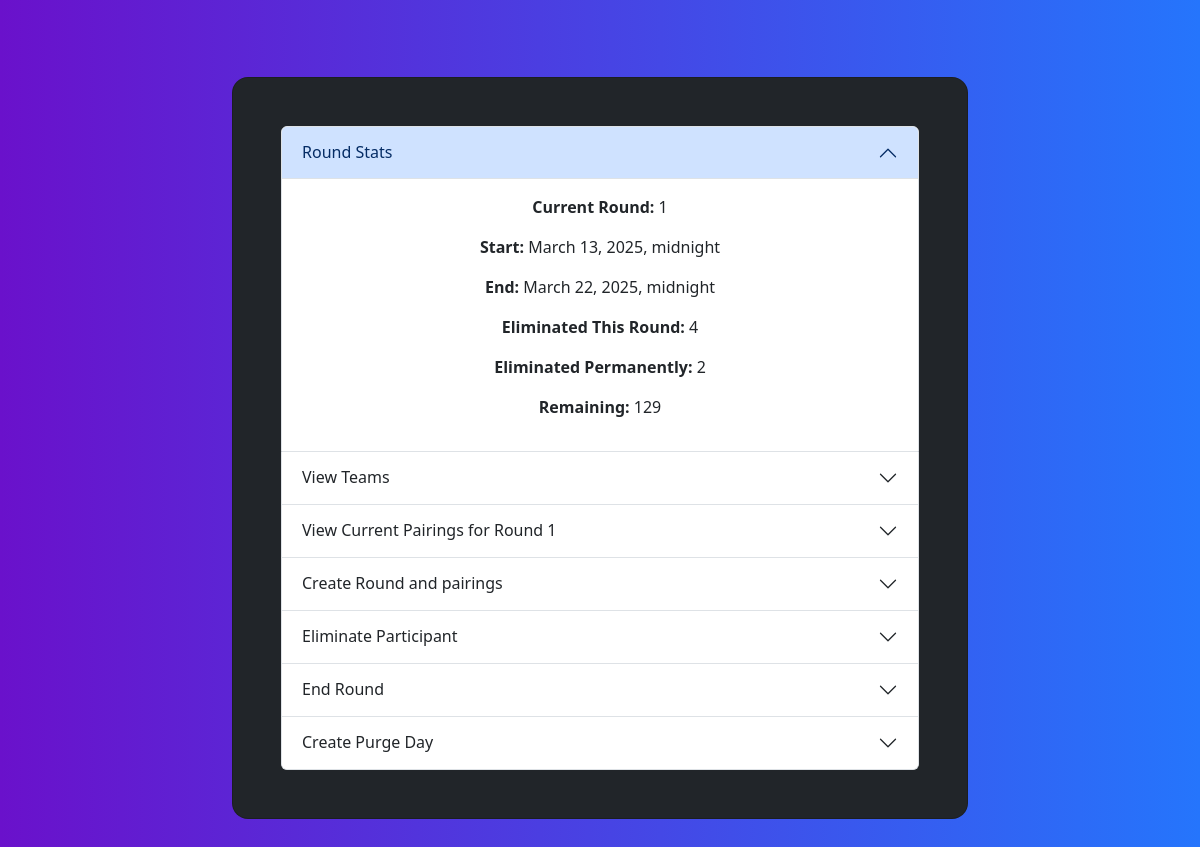
Before: /admin-control (signed in) with the older database file.
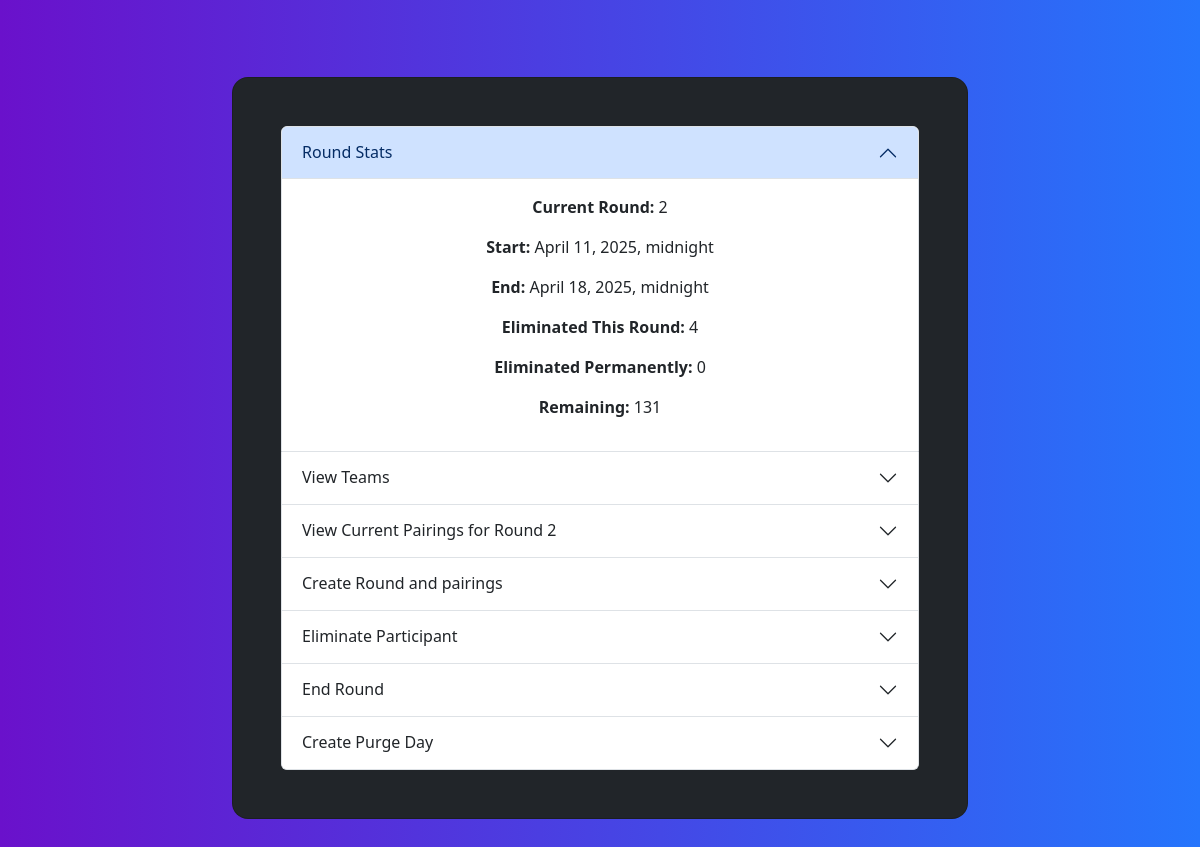
After: the same page with the newer database file.
### assignments/models.py (models this page shows, shortened)
class Round(models.Model):
	index = models.IntegerField(default=0)
	start_date = models.DateTimeField("Date Round Starts")
	end_date = models.DateTimeField("Date Round Ends")
	min_progression_kill_count = models.IntegerField(default=0)
	min_revive_kill_count = models.IntegerField(default=2)
	completed = models.BooleanField(default=False)
	history = HistoricalRecords()

### assignments/views.py (the view)
# urls.py: path("admin-control", views.adminControl, name="admin-control"),
@login_required(login_url="/accounts/login/")
def adminControl(request):
	try:
		current_round = getCurRound()
		if current_round is None:
			current_round = getNextRound()
		current_round_index = current_round.index
		round_elims = Participant.objects.filter(round_eliminated=True, eliminated_permanently=False)
		perm_elims = Participant.objects.filter(eliminated_permanently=True)
		remaining = Participant.objects.filter(round_eliminated=False, eliminated_permanently=False)
	except Exception as e:
		print(e)
		current_round = None
		current_round_index = -1
		round_elims = []
		perm_elims = []
		remaining = []
	round_targets = Target.objects.filter(round=current_round)
	round_target_list = list()
	for target in round_targets:
		round_target_list.append(model_to_dict(target))
	all_teams = Team.objects.all()
	team_list = list()
	for team in all_teams:
		team_list.append(model_to_dict(team))
	participants = Participant.objects.all()
	participant_list = list()
	for participant in participants:
		participant_list.append(model_to_dict(participant))
	template = loader.get_template("assignments/adminControl.html")
	context = {
		'current_round': current_round,
		'current_round_index': current_round_index,
		'eliminated_this_round': len(round_elims),
		'eliminated_permanently': len(perm_elims),
		'remaining': len(remaining),
		'round_targets': round_targets,
		'round_targets_ser': round_target_list,
		'teams': all_teams,
		'team_list': team_list,
		'participants': participant_list,
	}
	return HttpResponse(template.render(context, request))

### assignments/models.py (called while the page is built)
def getCurRound() -> Round:
	rounds = Round.objects.filter(completed = False)
	for round in rounds:
		if round.start_date <= timezone.now() and round.end_date > timezone.now():
			return round
	return None

	def get_round_elimed(self) -> list:
		if self.eliminated:
			return []
		filtered_p = list()
		for p in self.participants.all():
			if p.round_eliminated is True and p.eliminated_permanently is False:
				filtered_p.append(p)
		return filtered_p

	def get_round_elimed_count(self) -> int:
		if self.eliminated:
			return -1
		return len(self.get_round_elimed())

	def get_perm_elimed(self) -> list:
		if self.eliminated:
			return []
		filtered_p = list()
		for p in self.participants.all():
			if p.eliminated_permanently is True:
				filtered_p.append(p)
		return filtered_p

	def get_perm_elimed_count(self) -> int:
		if self.eliminated:
			return -1
		return len(self.get_perm_elimed())

	def get_remaining(self) -> list:
		if self.eliminated:
			return []
		filtered_p = list()
		for p in self.participants.all():
			if p.round_eliminated is False and p.eliminated_permanently is False:
				filtered_p.append(p)
		return filtered_p

### assignments/templates/assignments/adminControl.html (shortened to what the changed rows need)
<!DOCTYPE html>
<html>
    <head>
        {% load bootstrap5 %}
        {% bootstrap_css %}
        {% load static %}
    </head>
    <body style="background: black;">
        <section class="gradient-custom">
        <div class="container py-5">
        <div class="row d-flex justify-content-center align-items-center" style="min-height: 100vh">
        <div class="col-20 col-md-16 col-lg-10 col-xl-8">
        <div class="card bg-dark" style="border-radius: 1rem; height: 90%">
        <div class="card-body p-5 text-center">
            <div class="accordion" id="accordionParent">
                <div class="accordion-item">
                    <h2 class="accordion-header">
                        <button class="accordion-button" type="button" data-bs-toggle="collapse" data-bs-target="#collapseOne" aria-expanded="true" aria-controls="collapseOne">
                            Round Stats
                        </button>
                    </h2>
                    <div id="collapseOne" class="accordion-collapse collapse show" data-bs-parent="#accordionParent">
                        <div class="accordion-body">
                            <p style="margin-bottom: 1rem"><strong>Current Round:</strong>              {{current_round_index}} </p>
                            <p style="margin-bottom: 1rem"><strong>Start:</strong>                      {{current_round.start_date}} </p>
                            <p style="margin-bottom: 1rem"><strong>End:</strong>                        {{current_round.end_date}} </p>
                            <p style="margin-bottom: 1rem"><strong>Eliminated This Round:</strong>      {{eliminated_this_round}} </p>
                            <p style="margin-bottom: 1rem"><strong>Eliminated Permanently:</strong>     {{eliminated_permanently}} </p>
                            <p style="margin-bottom: 1rem"><strong>Remaining:</strong>                  {{remaining}} </p>
                        </div>
                    </div>
                </div>
                 <div class="accordion-item">
                    <h2 class="accordion-header">
                        <button class="accordion-button collapsed" type="button" data-bs-toggle="collapse" data-bs-target="#collapseSix" aria-expanded="false" aria-controls="collapseSix">
                            View Teams
                        </button>
                    </h2>
                </div>
                <div class="accordion-item">
                    <h2 class="accordion-header">
                        <button class="accordion-button collapsed" type="button" data-bs-toggle="collapse" data-bs-target="#collapseThree" aria-expanded="false" aria-controls="collapseTwo">
                            View Current Pairings for Round {{current_round_index}}
                        </button>
                    </h2>
                </div>
                <div class="accordion-item">
                    <h2 class="accordion-header">
                        <button class="accordion-button collapsed" type="button" data-bs-toggle="collapse" data-bs-target="#collapseTwo" aria-expanded="false" aria-controls="collapseTwo">
                            Create Round and pairings
                        </button>
                    </h2>
                </div>
                <div class="accordion-item">
                    <h2 class="accordion-header">
                        <button
                            class="accordion-button collapsed"
                            type="button"
                            data-bs-toggle="collapse"
                            data-bs-target="#collapseFour"
                            aria-controls="collapseFour"
                            aria-expanded="false"
                        >
                            Eliminate Participant
                        </button>
                    </h2>
                </div>
                <div class="accordion-item">
                    <h2 class="accordion-header">
                        <button
                            class="accordion-button collapsed"
                            type="button"
                            data-bs-toggle="collapse"
                            data-bs-target="#collapseFive"
                            aria-controls="collapseFive"
                            aria-expanded="false"
                        >
                            End Round
                        </button>
                    </h2>
                </div>
                <div class="accordion-item">
                    <h2 class="accordion-header">
                        <button
                            class="accordion-button collapsed"
                            type="button"
                            data-bs-toggle="collapse"
                            data-bs-target="#collapseSeven"
                            aria-controls="collapseSeven"
                            aria-expanded="false"
                        >
                            Create Purge Day
                        </button>
                    </h2>
                </div>
            </div>
        </div>
        </div>
        </div>
        </section>
    </body>
</html>

Changed rows visible on the page:
removed Round: start_date "March 13, 2025, midnight", end_date "March 22, 2025, midnight"
added Round: start_date "April 11, 2025, midnight", end_date "April 18, 2025, midnight"
Other visible differences:
{{ current_round_index }}: "1" → "2"
{{ eliminated_permanently }}: "2" → "0"
{{ remaining }}: "129" → "131"
